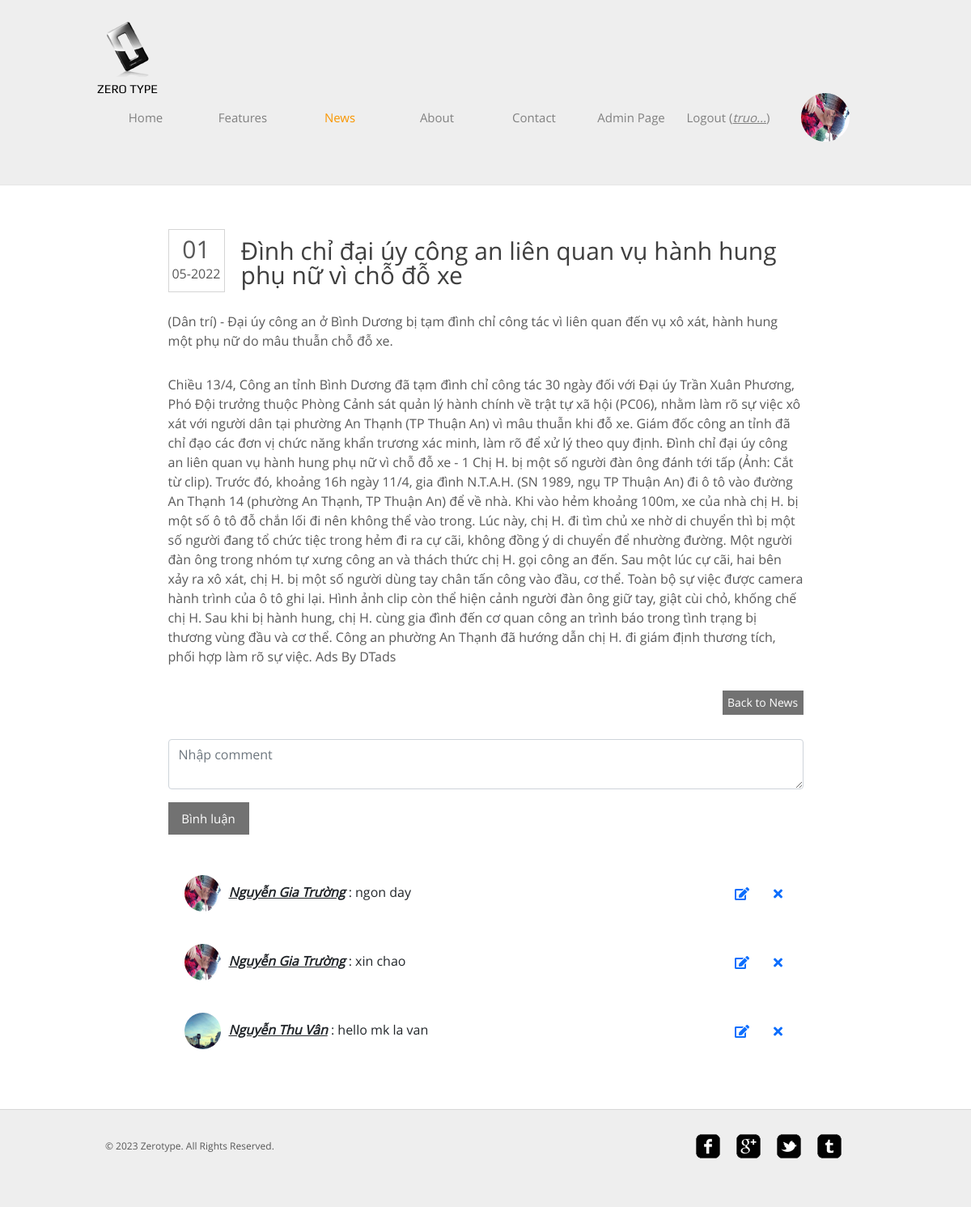
The app's page /post.php?id=7 (signed in) with its own data.
### tables this page shows
CREATE TABLE `user` (
  `id` int(11) NOT NULL,
  `email` varchar(100) NOT NULL,
  `username` varchar(100) NOT NULL,
  `password` varchar(100) NOT NULL,
  `avatar` varchar(255) NOT NULL,
  `fullname` varchar(255) NOT NULL,
  `gender` varchar(6) NOT NULL,
  `favorite` varchar(255) NOT NULL,
  `role` varchar(5) NOT NULL
);

CREATE TABLE `news` (
  `id` int(11) NOT NULL,
  `author` int(11) NOT NULL,
  `title` varchar(255) NOT NULL,
  `date` date NOT NULL,
  `short_content` text NOT NULL,
  `long_content` text NOT NULL,
  `status` int(11) NOT NULL,
  `category_id` int(11) NOT NULL
);

CREATE TABLE `comment` (
  `id` int(11) NOT NULL,
  `author` int(11) NOT NULL,
  `news` int(11) NOT NULL,
  `content` varchar(255) NOT NULL
);

### controll.php (called while the page is built, shortened)
<?php
include('connect.php');
class AbstractQuery{
    public function convertShortContent($content){
        return strlen($content) < 4 ? $content : substr($content,0,4)."...";
    }
    public function getAvatarByUserId($id){
        global $conn;
        $sql="select avatar from user where id = $id";
        $run = mysqli_query($conn,$sql)->fetch_assoc();
        return $run;
    }
    public function loginGetValue($username,$password){
        global $conn;
        $sql="select * from user where username = '$username' and password = '$password'";
        $run = mysqli_query($conn,$sql);
        return $run;
    }
    public function loginWithCookie(){
        if(isset($_COOKIE['username']) && isset($_COOKIE['password'])) {
            $username= $_COOKIE['username'];
            $password= $_COOKIE['password'];
            $run = $this->loginGetValue($username,$password);
            return $run->num_rows > 0 ? $run : null;
        }
        return null;
    }
    public function isAdmin(){
        return $this->loginWithCookie()->fetch_assoc()['role'] == "ADMIN";
    }
    public function getNewsById($id){
        global $conn;
        $sql="select n.*,u.fullname from news n, user u where n.author=u.id and n.id='$id' and n.status=1";
        $run = mysqli_query($conn,$sql);
        return $run;
    }
    public function getFullNameFromUsername($username){
        global $conn;
        $sql="select fullname from user where username='$username'";
        $run = mysqli_query($conn,$sql);
        while($row = $run->fetch_assoc()) {
            return $row['fullname'];
        }
        return null;
    }
    public function getAllComment($news){
        global $conn;
        $sql= "select c.*, u.fullname, u.id as user_id  from comment c, user u where c.author=u.id and c.news = $news";
        $run = mysqli_query($conn,$sql);
        return $run;
    }
    public function checkIsMyComment($id){
        global $conn;
        $infoAuthor = $this->loginGetValue($_COOKIE['username'],$_COOKIE['password']);
        $result = $infoAuthor->fetch_assoc();
        $sql= "select * from comment where id = $id and author = ".$result['id'];
        $run = mysqli_query($conn,$sql);
        return $run->num_rows>0;
    }
}
?>

### post.php (the view, shortened to what this page needs)
<!DOCTYPE HTML>
<html>
<head>
	<link rel="stylesheet" href="https://pro.fontawesome.com/releases/v5.15.4/css/all.css">
    <link href="https://cdn.jsdelivr.net/npm/bootstrap@5.1.3/dist/css/bootstrap.min.css" rel="stylesheet">
	<link rel="stylesheet" href="css/style.css" type="text/css">
	<link rel="stylesheet" href="css/style2.css" type="text/css">
</head>
<body>
	<div id="header">
		<div>
			<div class="logo">
				<a href="index.php">Zero Type</a>
			</div>
			<ul id="navigation">
				<li>
					<a href="index.php">Home</a>
				</li>
				<li>
					<a href="features.php">Features</a>
				</li>
				<li class="active">
					<a href="news.php">News</a>
				</li>
				<li>
					<a href="about.php">About</a>
				</li>
				<li>
					<a href="contact.php">Contact</a>
				</li>
				<?php
				include("filterwithcookie.php");
				?>
				<li>
				<div class="avatar">
                    <?php
                    global $query;
                    $run = $query->loginGetValue($_COOKIE['username'],$_COOKIE['password']);
                        if($run->num_rows > 0){
                            $row = $run->fetch_assoc();
                            echo "<a href='/zerotype/profile/updateProfile.php'><img src=".$row['avatar']." width='60' height='60' style='border-radius:50%;'></a>";
                        }
                    ?>
				</div>
				</li>
			</ul>
		</div>
	</div>
	<div id="contents">
		<div class="post">
			<?php
					$query = new AbstractQuery();
					$run = $query->getNewsById($_GET['id']);
					if($run->num_rows>0){
						while($row = $run->fetch_assoc()) {
							$date = explode('-', $row['date']);
							echo
							"<div class='date'>
							<p>
								<span>".$date[2]."</span>
								".$date[1]."-".$date[0]."
							</p>
							</div>
							<h1>".$row['title']."<span class='author'>".$query->getFullNameFromUsername($row['author'])."</span></h1>
							<p>".$row['short_content']."</p>
							<p>".$row['long_content']."</p>
							<span><a href='news.php' class='more'>Back to News</a></span>";
						}
						?>
					<div class="comment">
						<form style="margin:30px 0;" method="POST" id="comment">
							<div class="mb-3">
								<textarea placeholder="Nhập comment" class="form-control" name="content" rows="2"></textarea>
							</div>
								<input id="btn-cmt" style="height:40px; font-size:15px;" type="submit" name="submit" value="Bình luận" >
						</form>
					</div>
					<div class="list-comment">
						<table id="comment">
							<?php
								global $query;
								$comments = $query->getAllComment($_GET['id']);
								foreach($comments as $cmt){
							?>
							<tr>
							<td><img width='45' height='45' style='border-radius:50%; margin-right: 10px;' src="<?php echo $query->getAvatarByUserId($cmt['user_id'])['avatar'] ?>" ><i><u><b><?php echo $cmt['fullname'] ?></b></u></i> : <?php echo $cmt['content'];?></td>
							<td>
							<?php
								global $query;
								if($query->checkIsMyComment($cmt['id']) || $query->isAdmin()){
									echo '<div class="icon-cmt"><a style="margin-left:30px;" href="/zerotype/comment/updateComment.php?id='.$cmt['id'].'&news='.$_GET['id'].'"><i class="fas fa-edit"></i></a>';
									echo '<a style="margin-left:30px;" href="/zerotype/comment/deleteComment.php?id='.$cmt['id'].'&news='.$_GET['id'].'"><i class="fas fa-times"></i></a></div>';
								}
							}
							?>
							</td>
							</tr>
						</table>
					</div>
					<?php
					}
					else
						echo "<h1>Bài viết không tồn tại!</h1> <span><a href='news.php' class='more'>Back to News</a></span>";
				?>
		</div>
	</div>
	<div id="footer">
		<div class="clearfix">
			<div id="connect">
				<a href="http://freewebsitetemplates.com/go/facebook/" target="_blank" class="facebook"></a><a href="http://freewebsitetemplates.com/go/googleplus/" target="_blank" class="googleplus"></a><a href="http://freewebsitetemplates.com/go/twitter/" target="_blank" class="twitter"></a><a href="http://www.freewebsitetemplates.com/misc/contact/" target="_blank" class="tumbler"></a>
			</div>
			<p>
				© 2023 Zerotype. All Rights Reserved.
			</p>
		</div>
	</div>
</body>
</html>

### filterwithcookie.php
<?php
include("controll.php");
$query = new AbstractQuery();
$checkCookie = $query->loginWithCookie();
if($checkCookie != null){
    while($row = $checkCookie->fetch_assoc()) {
        if($row['role']=="ADMIN"){
            echo '<li>
            <a href="/zerotype/admin.php">Admin Page</a>
            </li>';
        }
        echo '<li>
        <a href="/zerotype/logoutcookie.php">Logout (<u><i>'.$query->convertShortContent($row['username']).'</i></u>)</a>
        </li>
        <style>
        #register,#login{
            display: none;
        }
        </style>';
        break;
    }
}
else
    header('Location: login.php');
?>

### css/style.css (style rules this page uses)
body { background-color: #fff; font-family: 'OpenSans'; margin: 0; }
img { border: 0; }
.clearfix:after, #contents:after { clear: both; content: ""; display: block; height: 1%; line-height: 0; visibility: hidden; }
#header { background-color: #eee; border-bottom: 1px solid #e6e6e6; padding: 27px 0; }
#header>div, #footer>div { width: 920px; margin: 0 auto; padding: 0 20px; }
#header .logo { float: left; margin-right: 20px; }
#header .logo a { background: url(../images/logo.png) no-repeat center top; color: #000; display: block; font: 15px/30px 'Play'; height: 20px; width: 76px; padding-top: 68px; text-decoration: none; text-transform: uppercase; }
#navigation { display: inline-block; list-style: none; line-height: 100px; margin: 0; padding: 0; }
#navigation li { float: left; width: 160px; text-align: center; }
#navigation li a { color: #818181; font-size: 15px; line-height: 30px; text-decoration: none; }
#navigation li.active a { color: #f99600; }
#contents { min-height: 510px; width: 880px; margin: 0 auto; padding: 54px 40px; }
h1 { color: #3e3e3e; font-size: 30px; font-weight: normal; line-height: 30px; margin: 0 0 30px; }
p { color: #585858; font-size: 16px; line-height: 24px; margin: 0 0 30px; }
.date { float: left; height: 78px; width: 70px; margin-right: 20px; border: 1px solid #d5d5d5; text-align: center; }
.date p { margin: 12px 0 0; }
.date p span { display: block; font-size: 30px; margin-bottom: 6px; }
.more { background-color: #727272; color: #fff; display: inline-block; font-size: 14px; line-height: 30px; width: 100px; text-align: center; text-decoration: none; }
.news li>p span, .post>span { display: block; text-align: right; }
.post { width: 785px; margin: 0 auto; }
.post h1 { padding-top: 12px; }
#footer { background-color: #eee; border-top: 1px solid #d8d8d8; padding: 30px 0; }
#footer p { font-size: 12px; line-height: 30px; padding-left: 10px; }
#connect { float: right; display: inline-block; margin-right: 30px; }
#connect a { background: url(../images/icons.png) no-repeat; display: inline-block; height: 30px; width: 30px; margin: 0 10px; }
#connect a.googleplus { background-position: 0 -40px; }
#connect a.twitter { background-position: 0 -80px; }
#connect a.tumbler { background-position: 0 -120px; }

### css/style2.css (style rules this page uses)
#navigation li { float: left; width: 120px; text-align: center; }
#header>div, #footer>div { width: 1000px; margin: 0 auto; padding: 0 20px; }

### post.php (style rules this page uses)
#header>div, #footer>div { width: 1000px; }
.avatar { width: 100%; height: 100px; display: flex; justify-content: center; align-items: center; }
#comment { border-collapse: collapse; width: 100%; margin: 0 auto; word-break: break-all; }
#comment td, #comment th { padding: 20px; }
#btn-cmt { border: none; background-color: #727272; color: #fff; display: inline-block; font-size: 14px; line-height: 30px; width: 100px; text-align: center; text-decoration: none; }
.icon-cmt { float: right; width: 100px; text-align: center; }

### records on screen
user: role "Admin Page", username "truo...", avatar (picture)
news: date "01", date "05", date "2022", title "Đình chỉ đại úy công an liên quan vụ hành hung phụ nữ vì chỗ đỗ xe", short_content "(Dân trí) - Đại úy công an ở Bình Dương bị tạm đình chỉ công tác vì liên quan đến vụ xô xát, hành hung một phụ nữ do mâu thuẫn chỗ đỗ xe.", long_content "Chiều 13/4, Công an tỉnh Bình Dương đã tạm đình chỉ công tác 30 ngày đối với Đại úy Trần Xuân Phương, Phó Đội trưởng thuộc Phòng Cảnh sát quản lý hành chính về trật tự xã hội (PC06), nhằm làm rõ sự việc xô xát với người dân tại phường An Thạnh (TP Thuận An) vì mâu thuẫn khi đỗ xe. Giám đốc công an tỉnh đã chỉ đạo các đơn vị chức năng khẩn trương xác minh, làm rõ để xử lý theo quy định. Đình chỉ đại úy công an liên quan vụ hành hung phụ nữ vì chỗ đỗ xe - 1 Chị H. bị một số người đàn ông đánh tới tấp (Ảnh: Cắt từ clip). Trước đó, khoảng 16h ngày 11/4, gia đình N.T.A.H. (SN 1989, ngụ TP Thuận An) đi ô tô vào đường An Thạnh 14 (phường An Thạnh, TP Thuận An) để về nhà. Khi vào hẻm khoảng 100m,…"
comment: user.id+avatar (picture), user.fullname "Nguyễn Gia Trường", content "ngon day"
comment: user.id+avatar (picture), user.fullname "Nguyễn Gia Trường", content "xin chao"
comment: user.id+avatar (picture), user.fullname "Nguyễn Thu Vân", content "hello mk la van"
